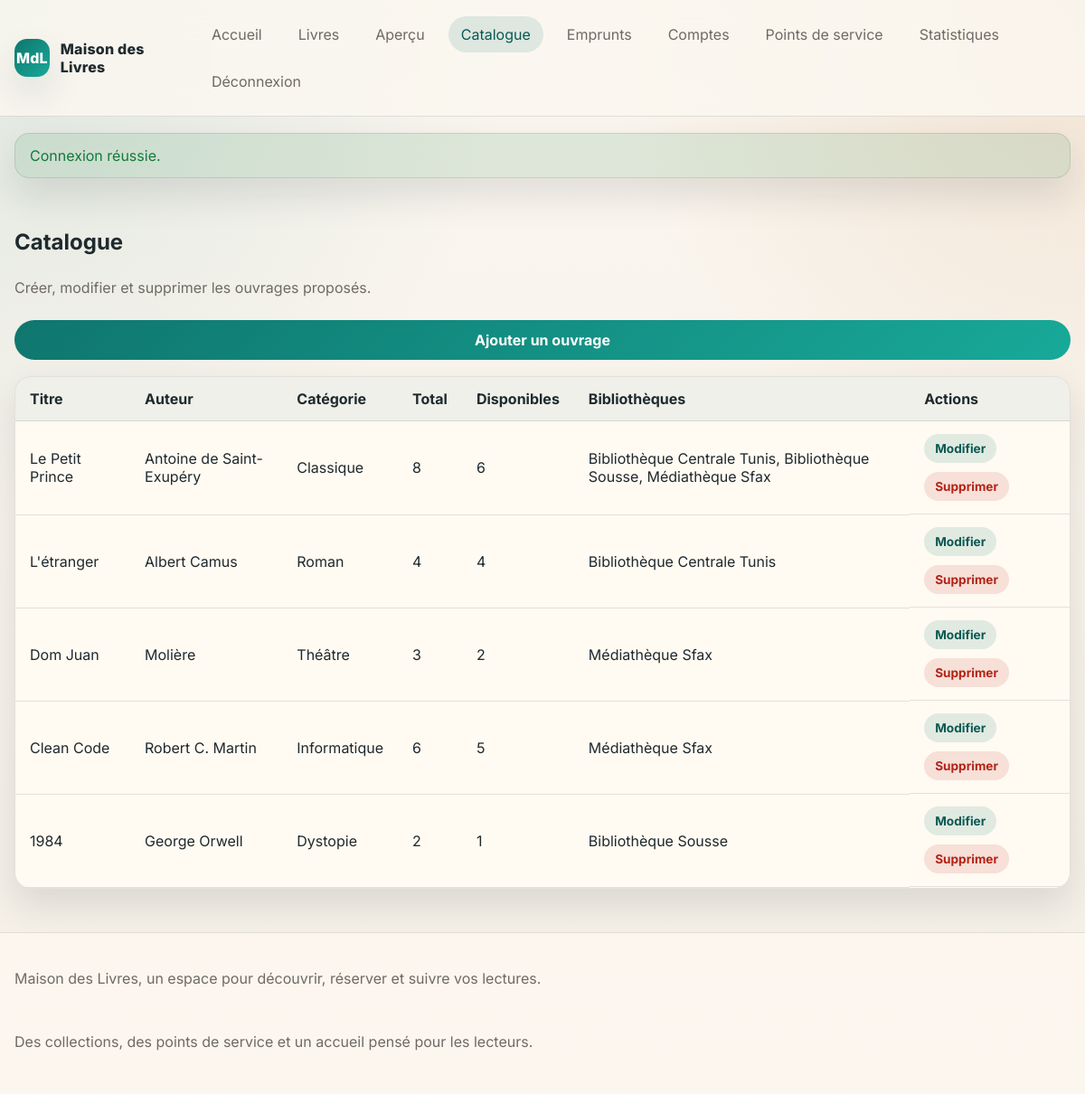
/admin-books.php (signed in), run on the app's committed database.
### tables this page shows
CREATE TABLE livres (
    id INT UNSIGNED AUTO_INCREMENT PRIMARY KEY,
    titre VARCHAR(180) NOT NULL,
    auteur VARCHAR(150) NOT NULL,
    categorie VARCHAR(100) NOT NULL,
    annee_publication INT NOT NULL,
    description TEXT DEFAULT NULL,
    couverture VARCHAR(255) DEFAULT NULL,
    created_at TIMESTAMP DEFAULT CURRENT_TIMESTAMP,
    updated_at TIMESTAMP NULL DEFAULT NULL ON UPDATE CURRENT_TIMESTAMP
);

CREATE TABLE bibliotheques (
    id INT UNSIGNED AUTO_INCREMENT PRIMARY KEY,
    nom VARCHAR(150) NOT NULL,
    adresse VARCHAR(255) NOT NULL,
    ville VARCHAR(120) NOT NULL,
    telephone VARCHAR(30) DEFAULT NULL,
    description TEXT DEFAULT NULL,
    latitude DECIMAL(10,7) NOT NULL,
    longitude DECIMAL(10,7) NOT NULL,
    created_at TIMESTAMP DEFAULT CURRENT_TIMESTAMP,
    updated_at TIMESTAMP NULL DEFAULT NULL ON UPDATE CURRENT_TIMESTAMP
);

### app/core/helpers.php (called while the page is built, shortened)
<?php
if (!function_exists('e')) {
    function e(mixed $value): string
    {
        return htmlspecialchars((string) $value, ENT_QUOTES, 'UTF-8');
    }
}
if (!function_exists('route_map')) {
    function route_map(): array
    {
        return [
            'home' => 'home.php',
            'books' => 'books.php',
            'book' => 'book.php',
            'borrow' => 'borrow.php',
            'confirmation' => 'confirmation.php',
            'register' => 'register.php',
            'login' => 'login.php',
            'logout' => 'logout.php',
            'profile' => 'profile.php',
            'my-borrowings' => 'my-borrowings.php',
            'admin-login' => 'login.php',
            'admin-logout' => 'admin-logout.php',
            'admin-dashboard' => 'admin-dashboard.php',
            'admin-books' => 'admin-books.php',
            'admin-book-form' => 'admin-book-form.php',
            'admin-book-delete' => 'admin-book-delete.php',
            'admin-borrowings' => 'admin-borrowings.php',
            'admin-users' => 'admin-users.php',
            'admin-user-view' => 'admin-user-view.php',
            'admin-user-action' => 'admin-user-action.php',
            'admin-branches' => 'admin-branches.php',
            'admin-branch-view' => 'admin-branch-view.php',
            'admin-branch-form' => 'admin-branch-form.php',
            'admin-branch-delete' => 'admin-branch-delete.php',
            'admin-statistics' => 'admin-statistics.php',
        ];
    }
}
if (!function_exists('route_file')) {
    function route_file(string $page): string
    {
        return route_map()[$page] ?? route_map()['home'];
    }
}
if (!function_exists('url')) {
    function url(string $page, array $params = []): string
    {
        $query = $params ? '?' . http_build_query($params) : '';
        return route_file($page) . $query;
    }
}

### app/config/Database.php (called while the page is built)
<?php
class Database
{
    private static ?PDO $connection = null;
    public static function getConnection(): PDO
    {
        if (self::$connection === null) {
            $host = getenv('DB_HOST') ?: 'localhost';
            $name = getenv('DB_NAME') ?: 'library_management';
            $user = getenv('DB_USER') ?: 'root';
            $pass = getenv('DB_PASS') ?: '';
            $port = getenv('DB_PORT') ?: '3306';
            $dsn = 'mysql:host=' . $host . ';port=' . $port . ';dbname=' . $name . ';charset=utf8mb4';
            self::$connection = new PDO($dsn, $user, $pass, [
                PDO::ATTR_ERRMODE => PDO::ERRMODE_EXCEPTION,
                PDO::ATTR_DEFAULT_FETCH_MODE => PDO::FETCH_ASSOC,
                PDO::ATTR_EMULATE_PREPARES => false,
            ]);
        }
        return self::$connection;
    }
}

### app/core/Model.php (called while the page is built, shortened)
<?php
abstract class Model
{
    protected PDO $db;
    public function __construct()
    {
        $this->db = Database::getConnection();
    }
    protected function execute(string $sql, array $params = []): PDOStatement
    {
        $statement = $this->db->prepare($sql);
        $statement->execute($params);
        return $statement;
    }
    protected function fetchAll(string $sql, array $params = []): array
    {
        return $this->execute($sql, $params)->fetchAll();
    }
}

### app/models/Livre.php (called while the page is built, shortened)
<?php
class Livre extends Model
{
    private ?int $id = null;
    private string $titre = '';
    private string $auteur = '';
    private string $categorie = '';
    private array $stocks = [];
    private function hydrate(array $data): void
    {
        $this->id = isset($data['id']) ? (int) $data['id'] : null;
        $this->titre = $data['titre'] ?? '';
        $this->auteur = $data['auteur'] ?? '';
        $this->categorie = $data['categorie'] ?? '';
        $this->stocks = $data['stocks'] ?? [];
    }
    public function getId(): ?int { return $this->id; }
    public function getTitre(): string { return $this->titre; }
    public function getAuteur(): string { return $this->auteur; }
    public function getCategorie(): string { return $this->categorie; }
    public function getTotalExemplaires(): int
    {
        $total = 0;
        foreach ($this->stocks as $stock) {
            $total += (int) ($stock['total_exemplaires'] ?? 0);
        }
        return $total;
    }
    public function getAvailableExemplaires(): int
    {
        $total = 0;
        foreach ($this->stocks as $stock) {
            $total += (int) ($stock['available_exemplaires'] ?? 0);
        }
        return $total;
    }
    public function getBibliothequeNom(): ?string
    {
        $names = [];
        foreach ($this->stocks as $stock) {
            if (!empty($stock['bibliotheque_nom'])) {
                $names[] = $stock['bibliotheque_nom'];
            }
        }
        return $names ? implode(', ', array_unique($names)) : null;
    }
    public function setStocks(array $stocks): void { $this->stocks = $stocks; }
    public function all(): array
    {
        $rows = $this->fetchAll(
            'SELECT l.*
             FROM livres l
             ORDER BY l.created_at DESC'
        );
        $items = [];
        foreach ($rows as $row) {
            $book = new Livre($row);
            $book->setStocks($this->stocksByLivreId((int) $book->getId()));
            $items[] = $book;
        }
        return $items;
    }
    private function stocksByLivreId(int $livreId): array
    {
        return $this->fetchAll(
            'SELECT bl.*, b.nom AS bibliotheque_nom
             FROM bibliotheque_livres bl
             INNER JOIN bibliotheques b ON b.id = bl.bibliotheque_id
             WHERE bl.livre_id = :livre_id
             ORDER BY b.nom ASC',
            ['livre_id' => $livreId]
        );
    }
}

### public/admin-books.php (the view, shortened to what this page needs)
<?php
require_once __DIR__ . '/../app/core/helpers.php';
require_once __DIR__ . '/../app/config/Database.php';
require_once __DIR__ . '/../app/core/Model.php';
require_once __DIR__ . '/../app/models/Livre.php';
$livres = (new Livre())->all();
require __DIR__ . '/partials/header.php';
?>
<section class="section">
    <div class="section-head">
        <h1>Catalogue</h1>
        <p>Créer, modifier et supprimer les ouvrages proposés.</p>
        <a class="btn btn-primary" href="<?= url('admin-book-form') ?>">Ajouter un ouvrage</a>
    </div>
    <div class="table-responsive">
        <table class="data-table">
            <thead>
                <tr>
                    <th>Titre</th>
                    <th>Auteur</th>
                    <th>Catégorie</th>
                    <th>Total</th>
                    <th>Disponibles</th>
                    <th>Bibliothèques</th>
                    <th>Actions</th>
                </tr>
            </thead>
            <tbody>
                <?php foreach ($livres as $livre): ?>
                    <tr>
                        <td><?= e($livre->getTitre()) ?></td>
                        <td><?= e($livre->getAuteur()) ?></td>
                        <td><?= e($livre->getCategorie()) ?></td>
                        <td><?= e((string) $livre->getTotalExemplaires()) ?></td>
                        <td><?= e((string) $livre->getAvailableExemplaires()) ?></td>
                        <td><?= e($livre->getBibliothequeNom() ?? '-') ?></td>
                        <td class="table-actions">
                            <a class="btn btn-sm btn-secondary" href="<?= url('admin-book-form', ['id' => $livre->getId()]) ?>">Modifier</a>
                            <a class="btn btn-sm btn-danger" href="<?= url('admin-book-delete', ['id' => $livre->getId()]) ?>" onclick="return confirm('Supprimer ce livre ?');">Supprimer</a>
                        </td>
                    </tr>
                <?php endforeach; ?>
            </tbody>
        </table>
    </div>
</section>
<?php require __DIR__ . '/partials/footer.php'; ?>

### public/assets/css/style.css (style rules this page uses)
:root { --bg: #f4efe6; --surface: #fffaf3; --surface-2: #f2eadf; --text: #1f2a2e; --muted: #6f6a63; --primary: #0f766e; --primary-dark: #0a5953; --secondary: #b45309; --danger: #b42318; --success: #127a3a; --warning: #b76d0d; --border: rgba(31, 42, 46, 0.12); --shadow: 0 18px 40px rgba(27, 35, 38, 0.12); --radius: 20px; }
* { box-sizing: border-box; }
html { scroll-behavior: smooth; }
body { margin: 0; font-family: 'Inter', sans-serif; color: var(--text); background: radial-gradient(circle at top left, rgba(15, 118, 110, 0.12), transparent 34%), radial-gradient(circle at top right, rgba(180, 83, 9, 0.12), transparent 32%), linear-gradient(180deg, #fbf7f0 0%, var(--bg) 100%); min-height: 100vh; }
a { color: inherit; text-decoration: none; }
.hero, .section, .panel, .card, .stat-card { animation: rise 0.45s ease both; }
.hero-actions, .card-actions, .table-actions { display: flex; flex-wrap: wrap; gap: 10px; }
.section { margin-top: 28px; }
.section-head { display: flex; flex-direction: column; gap: 10px; margin-bottom: 18px; }
.section-head h1, .section-head h2, .panel h1, .panel h2 { margin: 0; }
.section-head p, .muted, .lead { color: var(--muted); }
.btn { display: inline-flex; align-items: center; justify-content: center; border: 0; border-radius: 999px; padding: 12px 18px; font-weight: 700; cursor: pointer; transition: transform 0.15s ease, background 0.2s ease, color 0.2s ease, border-color 0.2s ease; }
.btn-primary { background: linear-gradient(135deg, var(--primary), #18a999); color: #fff; }
.btn-secondary { background: rgba(15, 118, 110, 0.12); color: var(--primary-dark); }
.btn-danger { background: rgba(180, 35, 24, 0.12); color: var(--danger); }
.btn-sm { padding: 8px 12px; font-size: 0.85rem; }
.table-responsive { overflow-x: auto; border-radius: 18px; border: 1px solid var(--border); box-shadow: var(--shadow); background: rgba(255, 250, 243, 0.94); }
.data-table { width: 100%; border-collapse: collapse; min-width: 860px; }
.data-table th, .data-table td { text-align: left; padding: 14px 16px; border-bottom: 1px solid var(--border); }
.data-table th { background: rgba(15, 118, 110, 0.07); }

### data on the page
livres: titre "Le Petit Prince", auteur "Antoine de Saint-Exupéry", categorie "Classique", TotalExemplaires "8", AvailableExemplaires "6", BibliothequeNom "Bibliothèque Centrale Tunis, Bibliothèque Sousse, Médiathèque Sfax"
livres: titre "L'étranger", auteur "Albert Camus", categorie "Roman", TotalExemplaires "4", AvailableExemplaires "4"
bibliotheques: nom "Bibliothèque Centrale Tunis"
livres: titre "Dom Juan", auteur "Molière", categorie "Théâtre", TotalExemplaires "3", AvailableExemplaires "2"
bibliotheques: nom "Médiathèque Sfax"
livres: titre "Clean Code", auteur "Robert C. Martin", categorie "Informatique", TotalExemplaires "6", AvailableExemplaires "5"
livres: titre "1984", auteur "George Orwell", categorie "Dystopie", TotalExemplaires "2", AvailableExemplaires "1"
bibliotheques: nom "Bibliothèque Sousse"

### other printed values
$flash['message'] "Connexion réussie."
